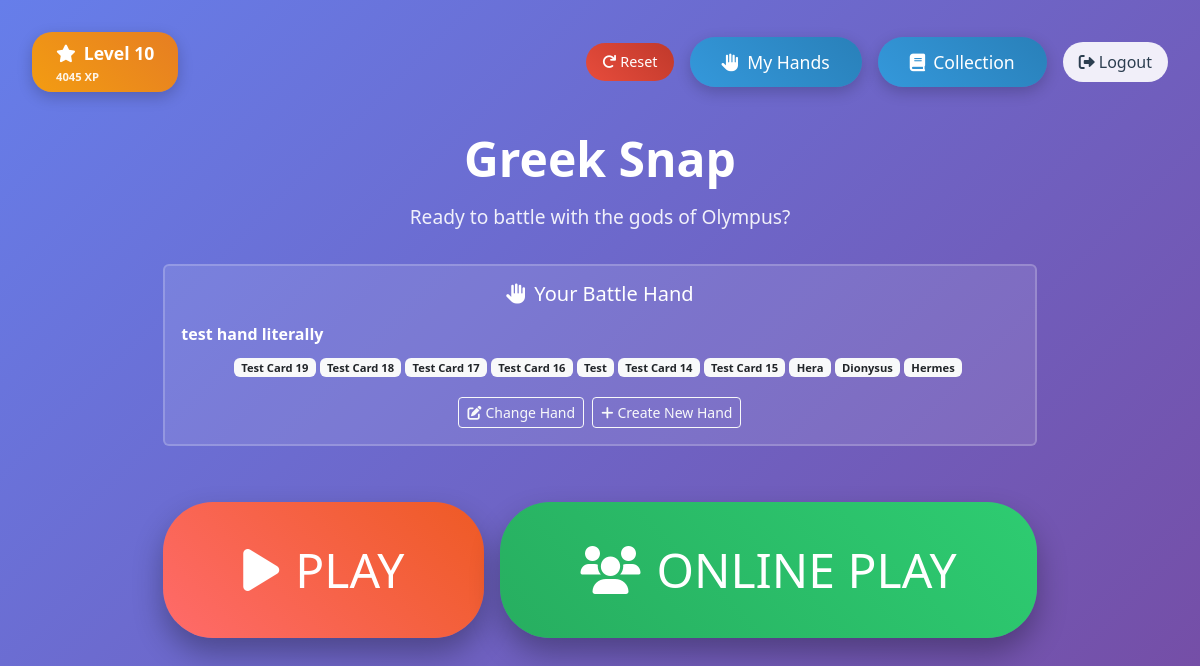
Before: / (signed in) with the older database file.
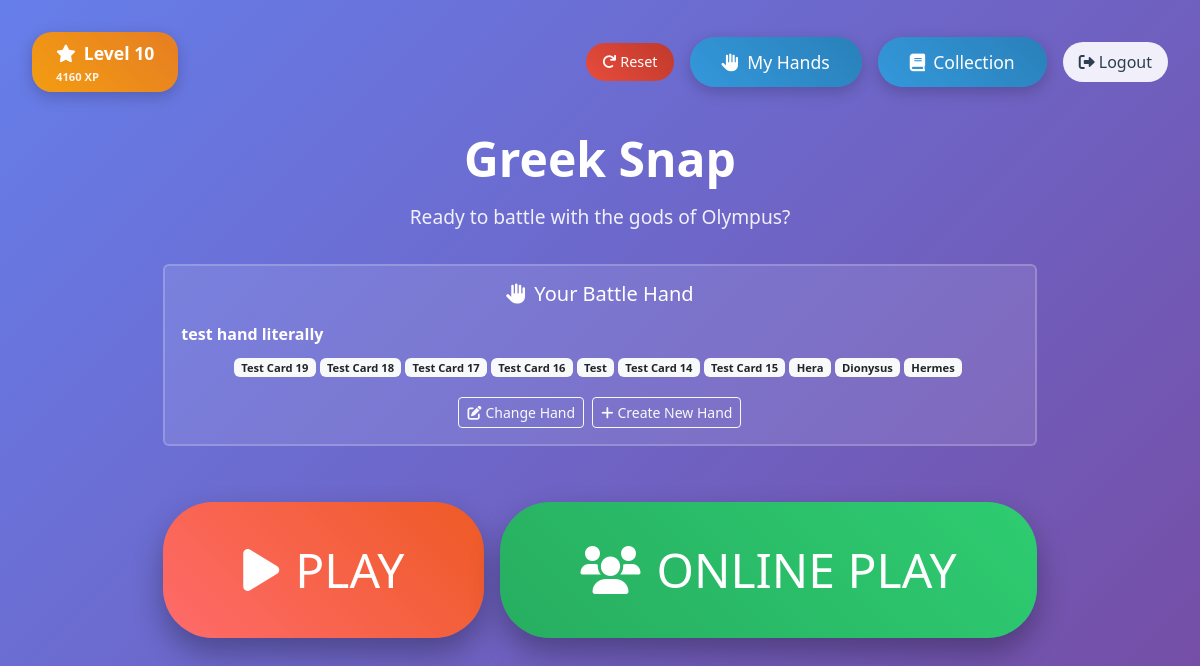
After: the same page with the newer database file.
### main.py (models this page shows)
class User(UserMixin, db.Model):
    __tablename__ = "users"
    id: Mapped[int] = mapped_column(Integer, primary_key=True)
    email: Mapped[str] = mapped_column(String(100), unique=True)
    password: Mapped[str] = mapped_column(String(100))
    date_of_signup: Mapped[Date] = mapped_column(Date)
    xp: Mapped[int] = mapped_column(Integer, default=0)  # XP points
    last_daily_win: Mapped[Date] = mapped_column(Date, nullable=True)  # Track daily win bonus
    misc1: Mapped[str] = mapped_column(String(100), nullable=True)
    misc2: Mapped[str] = mapped_column(String(100), nullable=True)
    misc3: Mapped[str] = mapped_column(String(100), nullable=True)
    collection = relationship("UserCollection", back_populates="user", uselist=False)

### main.py (the view, shortened to what this page needs)
@app.route('/')
def index():
    if current_user.is_authenticated:
        user_level = XPSystem.get_level_from_xp(current_user.xp)
        xp_for_next = XPSystem.get_xp_for_next_level(current_user.xp)
        progress = XPSystem.get_progress_to_next_level(current_user.xp)
        user_collection = UserCollection.query.filter_by(user_id=current_user.id).first()
        if user_collection and user_collection.unlocked_cards is not None:
            unlocked_cards = user_collection.unlocked_cards if isinstance(user_collection.unlocked_cards, list) else []
        else:
            unlocked_cards = []
        pending_rewards = XPSystem.get_pending_rewards(current_user.xp, unlocked_cards)
        from xp_system import LEVEL_REWARDS, LEVEL_XP_REQUIREMENTS
        card_id_to_name = {card['id']: card['name'] for card in CHARACTERS}
        return render_template('index.html',
                             user=current_user,
                             level=user_level,
                             xp=current_user.xp,
                             xp_for_next=xp_for_next,
                             progress=progress,
                             pending_rewards=pending_rewards,
                             level_rewards=LEVEL_REWARDS,
                             level_xp_requirements=LEVEL_XP_REQUIREMENTS,
                             card_id_to_name=card_id_to_name,
                             unlocked_cards=unlocked_cards)

### main.py (called while the page is built)
@login_manager.user_loader
def load_user(user_id):
    return db.get_or_404(User, user_id)

### xp_system.py (called while the page is built)
    @staticmethod
    def get_level_from_xp(xp):
        current_level = 1
        for level, required_xp in LEVEL_XP_REQUIREMENTS.items():
            if xp >= required_xp:
                current_level = level
            else:
                break
        return current_level

    @staticmethod
    def get_xp_for_next_level(current_xp):
        current_level = XPSystem.get_level_from_xp(current_xp)
        next_level = current_level + 1
        if next_level in LEVEL_XP_REQUIREMENTS:
            return LEVEL_XP_REQUIREMENTS[next_level] - current_xp
        else:
            return 0  # Max level reached

    @staticmethod
    def get_progress_to_next_level(current_xp):
        current_level = XPSystem.get_level_from_xp(current_xp)
        next_level = current_level + 1
        if next_level not in LEVEL_XP_REQUIREMENTS:
            return 100  # Max level reached
        current_level_xp = LEVEL_XP_REQUIREMENTS[current_level]
        next_level_xp = LEVEL_XP_REQUIREMENTS[next_level]
        xp_in_current_level = current_xp - current_level_xp
        xp_needed_for_next = next_level_xp - current_level_xp
        return min(100, (xp_in_current_level / xp_needed_for_next) * 100)

    @staticmethod
    def get_pending_rewards(user_xp, unlocked_cards):
        current_level = XPSystem.get_level_from_xp(user_xp)
        pending_rewards = []
        for level in range(1, current_level + 1):
            level_rewards = LEVEL_REWARDS.get(level, [])
            for card_id in level_rewards:
                if card_id not in unlocked_cards:
                    pending_rewards.append({
                        'level': level,
                        'card_id': card_id
                    })
        return pending_rewards

### templates/index.html (shortened to what this page needs)
<!DOCTYPE html>
<html lang="en">
<head>
    <link href="https://cdn.jsdelivr.net/npm/bootstrap@5.3.0/dist/css/bootstrap.min.css" rel="stylesheet">
    <link rel="stylesheet" href="{{ url_for('static', filename='css/style.css') }}">
    <link href="https://cdnjs.cloudflare.com/ajax/libs/font-awesome/6.0.0/css/all.min.css" rel="stylesheet">
</head>
<body>
    <div class="welcome-container">
        {% if user.is_authenticated %}
            <div class="top-bar">
                <div class="level-display {% if pending_rewards %}has-rewards{% endif %}"
                     onclick="showLevelRewards()"
                     style="position: relative;">
                    <i class="fas fa-star me-2"></i>Level {{ level }}
                    <div class="xp-info">
                        <small>{{ xp }} XP</small>
                    </div>
                </div>
                <div class="top-controls">
                    <button class="reset-button" onclick="resetUser()" title="Reset all user data">
                        <i class="fas fa-redo me-1"></i>Reset
                    </button>
                    <a href="{{ url_for('create_hand') }}" class="collection-button">
                        <i class="fas fa-hand-paper me-2"></i>My Hands
                    </a>
                    <a href="{{ url_for('collection') }}" class="collection-button">
                        <i class="fas fa-book me-2"></i>Collection
                    </a>
                    <a href="{{ url_for('logout') }}" class="logout-button">
                        <i class="fas fa-sign-out-alt me-1"></i>Logout
                    </a>
                </div>
            </div>
            <div class="welcome-card">
                <h1 class="game-title">Greek Snap</h1>
                <p class="game-subtitle">Ready to battle with the gods of Olympus?</p>
                <div class="hand-selection-section mb-4">
                    <div class="card" style="background: rgba(255, 255, 255, 0.1); border: 2px solid rgba(255, 255, 255, 0.2);">
                        <div class="card-body">
                            <h5 class="text-white mb-3">
                                <i class="fas fa-hand-paper me-2"></i>Your Battle Hand
                            </h5>
                            <div id="current-hand-display" class="mb-3">
                            </div>
                            <div class="d-flex gap-2 justify-content-center">
                                <button class="btn btn-outline-light btn-sm" onclick="showHandSelection()">
                                    <i class="fas fa-edit me-1"></i>Change Hand
                                </button>
                                <a href="{{ url_for('create_hand') }}" class="btn btn-outline-light btn-sm">
                                    <i class="fas fa-plus me-1"></i>Create New Hand
                                </a>
                            </div>
                        </div>
                    </div>
                </div>
                <div class="d-flex gap-3 justify-content-center">
                    <a href="{{ url_for('game') }}" class="big-play-button">
                        <i class="fas fa-play me-3"></i>PLAY
                    </a>
                    <button id="multiplayer-btn" class="big-play-button" style="background: linear-gradient(45deg, #27ae60, #2ecc71); border: none; cursor: pointer;">
                        <i class="fas fa-users me-3"></i>ONLINE PLAY
                    </button>
                </div>
            </div>
        {% endif %}
    </div>
</body>
</html>

### static/css/style.css (style rules this page uses)
body { background: #f8f9fa; min-height: 100vh; color: #333; }

### templates/index.html (style rules this page uses)
.welcome-container { min-height: 100vh; display: flex; align-items: center; justify-content: center; background: linear-gradient(135deg, #667eea 0%, #764ba2 100%); }
.welcome-card { text-align: center; }
.big-play-button { background: linear-gradient(45deg, #ff6b6b, #ee5a24); border: none; padding: 2rem 5rem; font-size: 3rem; border-radius: 50px; color: white; text-decoration: none; display: inline-block; transition: all 0.3s ease; box-shadow: 0 15px 30px rgba(0, 0, 0, 0.3); margin: 2rem 0; }
.collection-button { background: linear-gradient(45deg, #3498db, #2980b9); border: none; padding: 0.75rem 2rem; font-size: 1.1rem; border-radius: 25px; color: white; text-decoration: none; display: inline-block; transition: all 0.3s ease; box-shadow: 0 5px 15px rgba(0, 0, 0, 0.2); }
.game-title { color: white; font-size: 3rem; font-weight: bold; margin-bottom: 1rem; }
.game-subtitle { color: rgba(255, 255, 255, 0.9); font-size: 1.2rem; margin-bottom: 2rem; }
.level-display { background: linear-gradient(45deg, #f39c12, #e67e22); color: white; padding: 0.5rem 1.5rem; border-radius: 20px; font-weight: bold; font-size: 1.1rem; box-shadow: 0 5px 15px rgba(0, 0, 0, 0.2); cursor: pointer; transition: all 0.3s ease; }
.xp-info { margin-top: 0.25rem; font-size: 0.8rem; opacity: 0.9; }
.xp-info small { display: block; line-height: 1.2; }
.top-bar { position: absolute; top: 2rem; left: 2rem; right: 2rem; display: flex; justify-content: space-between; align-items: center; }
.logout-button { background: rgba(255, 255, 255, 0.9); border: none; padding: 0.5rem 1rem; border-radius: 20px; color: #2c3e50; text-decoration: none; transition: all 0.3s ease; }
.top-controls { display: flex; align-items: center; gap: 1rem; }
.reset-button { background: linear-gradient(45deg, #e74c3c, #c0392b); border: none; padding: 0.5rem 1rem; border-radius: 20px; color: white; text-decoration: none; transition: all 0.3s ease; font-size: 0.9rem; cursor: pointer; }

Changed rows visible on the page:
changed User: xp "4045" → "4160"
